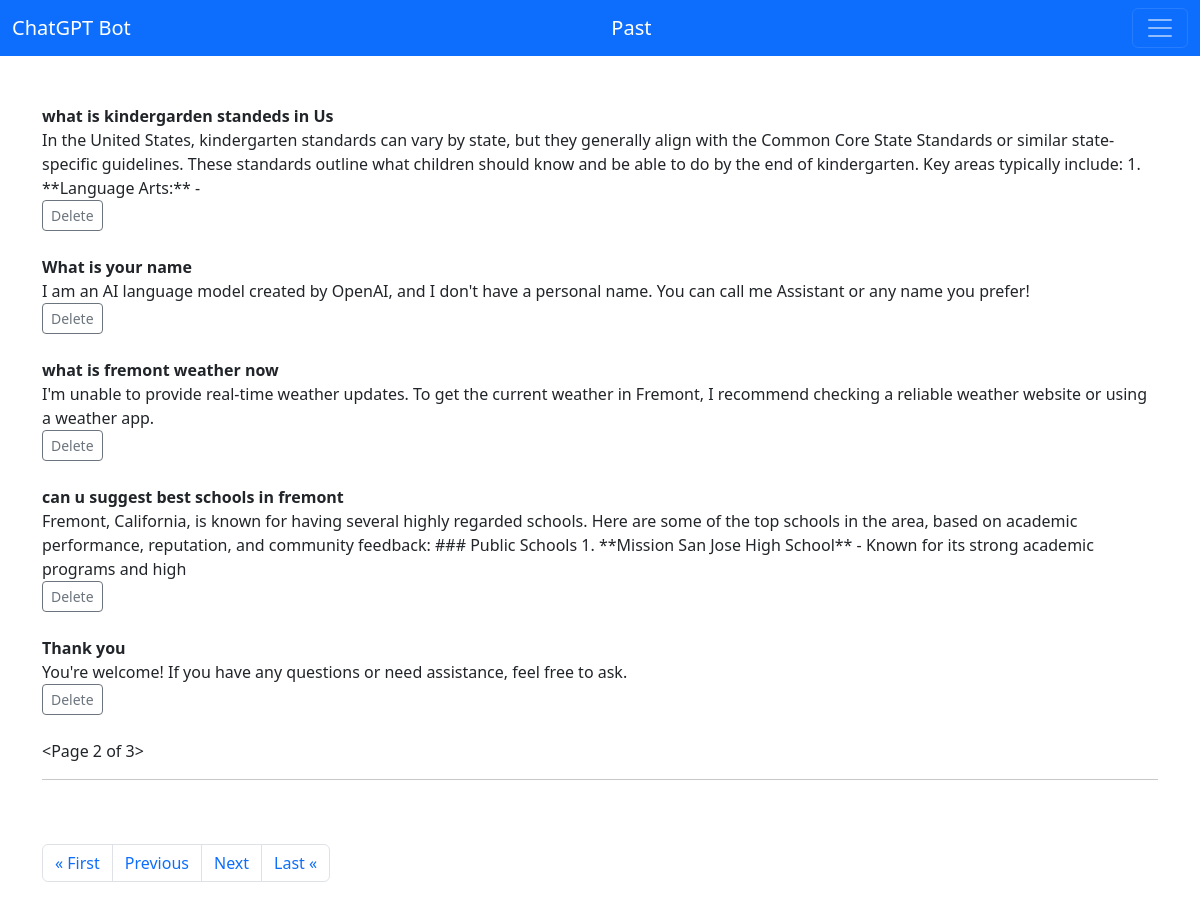
The page /home/past/?page=2 on the database its author committed.
### chatbot/models.py (models this page shows, shortened)
class Past(models.Model):
    question = models.CharField(max_length=100)
    answer = models.TextField(max_length=300)

### chatbot/views.py (the view)
# urls.py: path('past/', views.past,name='past'),
def past(request):
    p = Paginator(Past.objects.all(), 5)
    page = request.GET.get('page')
    pages = p.get_page(page)
    past = Past.objects.all()
    return render(request,'past.html',{"past":past,"pages":pages})

### templates/past.html (shortened to what this page needs)
{% extends 'base.html' %}
{% block content %}
{% if past %}
  {% for item in pages %}
     <strong>{{item.question}}</strong><br/>
     {{item.answer}}</br>
     <a href="{% url 'delete_past' item.id %}" class="btn btn-outline-secondary btn-sm">Delete</a>
  {% endfor %}
{% endif %}
{{pages}}
<hr></br></br>
<nav aria-label="Page navigation example">
  <ul class="pagination">
    {% if pages.has_previous %}
      <li class="page-item"><a class="page-link" href="?page=1">&laquo; First</a></li>
      <li class="page-item"><a class="page-link" href="?page{{pages.previous_page_number}}">Previous</a></li>
    {% endif %}
    {% if pages.has_next %}
      <li class="page-item"><a class="page-link" href="?page={{ pages.next_page_number }}">Next</a></li>
      <li class="page-item"><a class="page-link" href="?page={{ pages.paginator.num_pages }}">Last &laquo;</a></li>
    {% endif %}
    </ul>
</nav>
{% endblock %}

### rows shown on the page
Past: question "what is kindergarden standeds in Us", answer "In the United States, kindergarten standards can vary by state, but they generally align with the Common Core State Standards or similar state-specific guidelines. These standards outline what children should know and be able to do by the end of kindergarten. Key areas typically include: 1. **Language Arts:** -"
Past: question "What is your name", answer "I am an AI language model created by OpenAI, and I don't have a personal name. You can call me Assistant or any name you prefer!"
Past: question "what is fremont weather now", answer "I'm unable to provide real-time weather updates. To get the current weather in Fremont, I recommend checking a reliable weather website or using a weather app."
Past: question "can u suggest best schools in fremont", answer "Fremont, California, is known for having several highly regarded schools. Here are some of the top schools in the area, based on academic performance, reputation, and community feedback: ### Public Schools 1. **Mission San Jose High School** - Known for its strong academic programs and high"
Past: question "Thank you", answer "You're welcome! If you have any questions or need assistance, feel free to ask."

### other values the page prints
{{ pages }} "<Page 2 of 3>"
